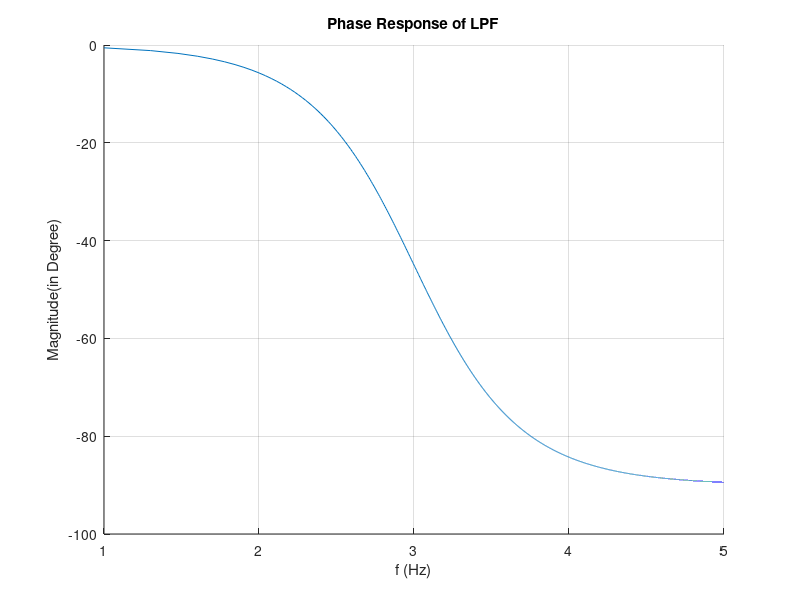

Source code (MATLAB):
% Constants
f = [0:10:100000];
f_c = 1000; % cut off frequency
grid on;
hold on;
% Low Pass Filter
xlabel('f (Hz)');
ylabel('Magnitude(in Degree)');
title('Phase Response of LPF');

y_axis_LPF = -atand(f / f_c);
plot(log10(f), y_axis_LPF);

hold off;
